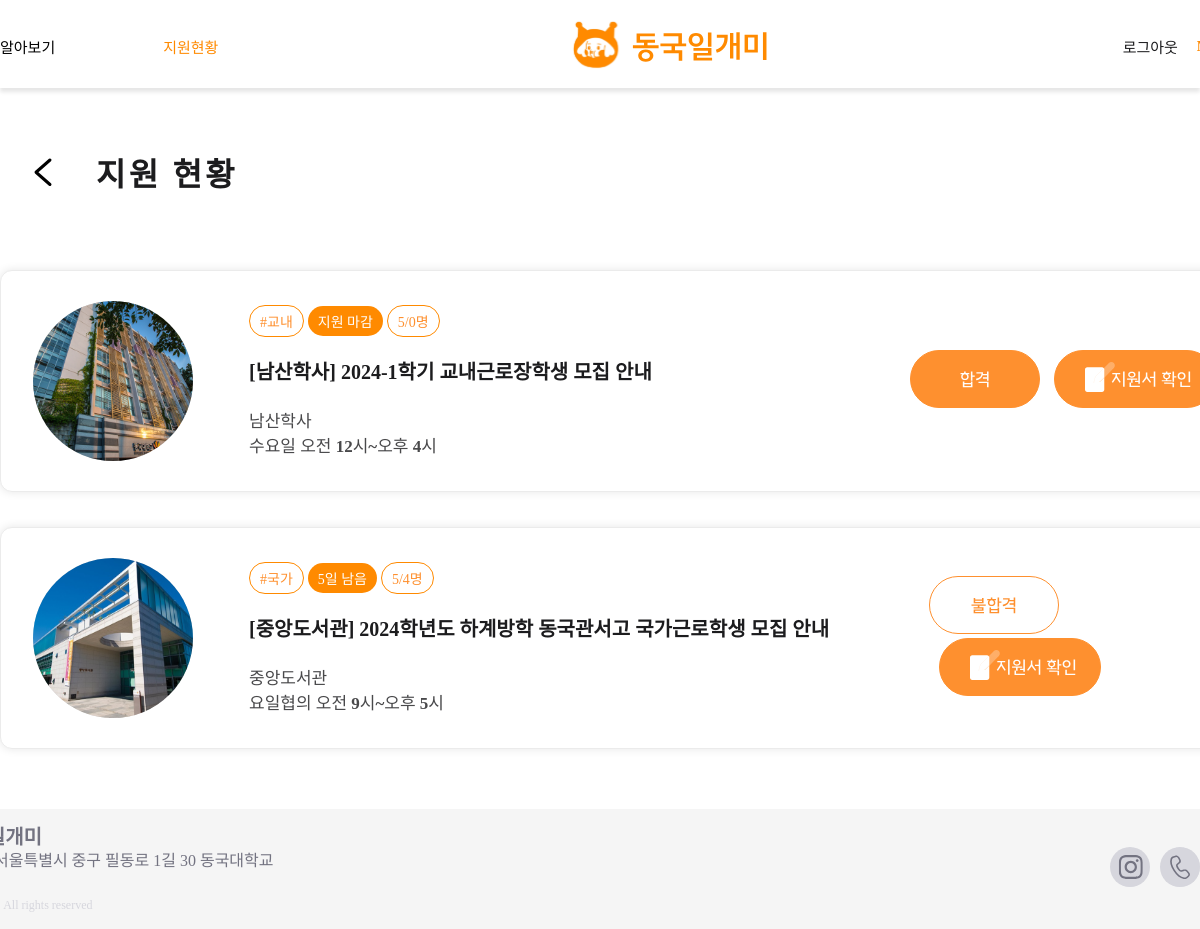
Page /users/student-myapplication/ (signed in) on the earlier database version.
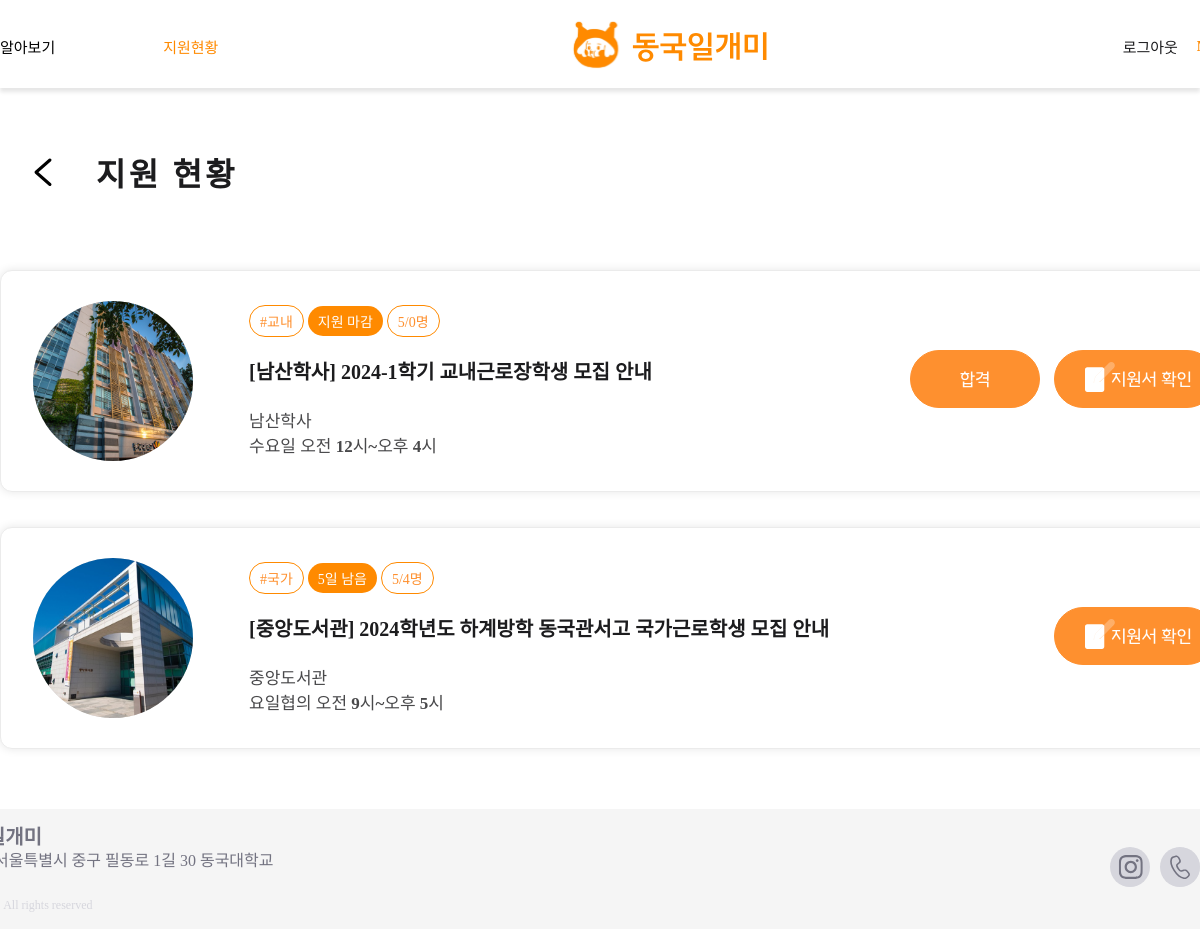
Same page on the later database version.
### main/models.py (models this page shows, shortened)
class Application(models.Model):
    post = models.ForeignKey(Post, null=False, related_name="applications", blank=False, on_delete=models.CASCADE)
    writer = models.ForeignKey(User, null=False, blank=False, on_delete=models.CASCADE)
    is_accepted = models.PositiveIntegerField(null=False, default=0)
    file = models.FileField(upload_to="application_file/", blank=True, null=True)

class Post(models.Model):
    writer = models.ForeignKey(User, null=False, blank=False, on_delete=models.CASCADE)
    title = models.CharField(max_length=50)
    organization = models.CharField(max_length=50, null=True)
    department = models.CharField(max_length=50, null=True)
    is_income_bracket = models.PositiveIntegerField(null=False, default=0) #boolean
    start_date = models.DateField(null=True)
    end_date = models.DateField(null=True)
    deadline = models.DateField(null=True)
    day_left = models.IntegerField(null=True)
    place = models.CharField(max_length=50, blank=False)
    time = models.TextField(null=False)
    recruitment = models.PositiveIntegerField(default=0)
    wage = models.PositiveIntegerField(null=True, default=0)
    body = models.TextField()
    file = models.ImageField(upload_to="post/", blank=True, null=True)
    pub_date = models.DateTimeField()
    scrap = models.ManyToManyField(User, related_name='scraped', blank=True, default=None)
    scrap_count = models.PositiveIntegerField(default=0)
    applicated_count = models.PositiveIntegerField(default=0)

### users/views.py (the view)
# urls.py: path('student-myapplication/', student_myapplication, name="student-myapplication"),
def student_myapplication(request):
    if request.user.is_authenticated:
        applications = Application.objects.filter(writer=request.user)
        applications = applications.order_by('-is_accepted')
        return render(request, 'users/student_myapplication.html', {'applications':applications})
    return redirect('accounts:login')

### users/templates/users/student_myapplication.html (shortened to what this page needs)
{% extends 'base.html' %} {% load static %} {% block content %}
<link
  rel="stylesheet"
  type="text/css"
  href="{% static 'css/users/student_myapplication.css'%}"
/>
<div class="test">
<div class="content" id="header">
  <a href="javascript:history.back()">
    <img src="{% static 'images/icons/vector.svg' %}" id="vector" />
  </a>
  <span class="Capital Caption" style="margin-bottom: 0.5em">지원 현황</span>
</div>
<div class="content" id="main2">
  {% if applications %} {% for app in applications %}
  <div class="card">
    <span class="photo">
      <span class="architecture">
        {% if app.post.place == '경영/사회과학관' %}
            <img src="{% static 'images/buildings/경영사회과학관.png' %}" alt="cardImage">
        {% elif app.post.place == '과학관' %}
            <img src="{% static 'images/buildings/과학관.png' %}" alt="cardImage" >
        {% elif app.post.place == '남산학사' %}
            <img src="{% static 'images/buildings/남산학사.png' %}" alt="cardImage" >
        {% elif app.post.place == '다향관' %}
            <img src="{% static 'images/buildings/다향관.png' %}" alt="cardImage" >
        {% elif app.post.place == '명진관' %}
            <img src="{% static 'images/buildings/명진관.png' %}" alt="cardImage" >
        {% elif app.post.place == '법학/만해관' %}
            <img src="{% static 'images/buildings/법학만해관.png' %}" alt="cardImage" >
        {% elif app.post.place == '본관' %}
            <img src="{% static 'images/buildings/본관.png' %}" alt="cardImage" >
        {% elif app.post.place == '신공학관' %}
            <img src="{% static 'images/buildings/신공학관.png' %}" alt="cardImage" >
        {% elif app.post.place == '원흥관' %}
            <img src="{% static 'images/buildings/원흥관.png' %}" alt="cardImage" >
        {% elif app.post.place == '정보문화관' %}
            <img src="{% static 'images/buildings/정보문화관.png' %}" alt="cardImage" >
        {% elif app.post.place == '중앙도서관' %}
            <img src="{% static 'images/buildings/중앙도서관.png' %}" alt="cardImage" >
        {% elif app.post.place == '학림관' %}
            <img src="{% static 'images/buildings/학림관.png' %}" alt="cardImage" >
        {% elif app.post.place == '학술문화관' %}
            <img src="{% static 'images/buildings/학술문화관.png' %}" alt="cardImage" >
        {% elif app.post.place == '혜화관' %}
            <img src="{% static 'images/buildings/혜화관.png' %}" alt="cardImage" >
        {% elif app.post.place == '기타' %}
            <img src="{% static 'images/buildings/기타.png' %}" alt="cardImage" >
        {% endif %}
      </span>
    </span>
    <span class="detail">
      <div class="information">
        <span class="info classification small orange">
          #{{app.post.department}}
        </span>
        <span class="info date small white">
          {% if app.post.day_left >= 0 %} {{ app.post.day_left }}일 남음 {% else %} 지원
          마감 {% endif %}
        </span>
        <span class="info classification small orange">
          {{app.post.applicated_count}}/{{app.post.recruitment}}명
        </span>
      </div>
      <a class="title Caption big" href="{% url 'main:post-detail' app.post.id %}">
        [{{app.post.organization}}] {{app.post.title}}
      </a>
      <div class="Caption light up">
        <div>{{app.post.place}}</div>
        <div>{{app.post.time}}</div>
      </div>
    </span>
    <div class="more_info">
      {% if app.is_accepted == 1 %}
        <img src="{% static 'images/icons/fail.svg' %}" />
      {% elif app.is_accepted == 2 %}
        <img src="{% static 'images/icons/pass.svg' %}" />
      {% endif %}
      <a href="{% url 'users:student-myappfile' app.post.id %}">
        <img id="plz" src="{% static 'images/icons/plz.svg' %}" />
      </a>
    </div>
  </div>
  {% endfor %} {% endif %}
</div>
</div>
{% endblock %}

Differences in the rows shown:
changed Application "중앙도서관": is_accepted: picture removed
